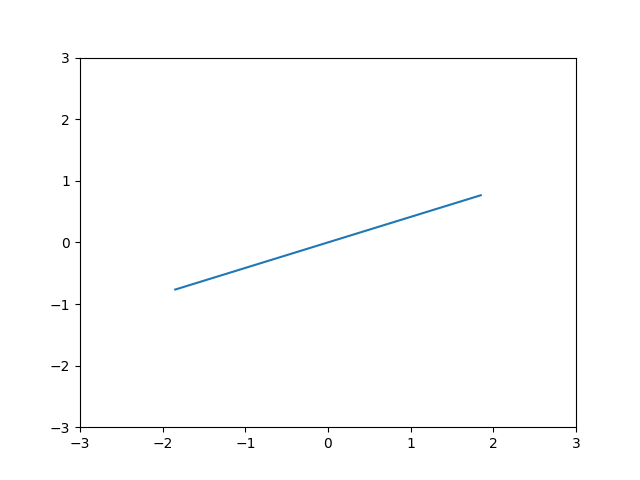

Write the Python code that produced this figure.
import numpy as np
import math
import matplotlib.pyplot as plt

def plot_point(point, angle, length):

	'''
	point - Tuple (x, y)
	angle - Angle you want your end point at in degrees.
	length - Length of the line you want to plot.

	Will plot the line on a 10 x 10 plot.
	'''

	# unpack the first point
	x, y = point

	# find the end point
	endy = length * math.sin(math.radians(angle))
	endx = length * math.cos(math.radians(angle))

	startx = -endx
	starty = -endy

	# plot the points
	fig = plt.figure()
	ax = plt.subplot(111)
	ax.set_ylim([-3, 3])   # set the bounds to be 10, 10
	ax.set_xlim([-3, 3])
	ax.plot([startx, endx], [starty, endy])

	fig.savefig( 'test_lines.png')

	#fig.show()



plot_point((0,0), 22.5, 2)


def plot_point(point, angle, length):
     '''
     point - Tuple (x, y)
     angle - Angle you want your end point at in degrees.
     length - Length of the line you want to plot.

     Will plot the line on a 10 x 10 plot.
     '''

     # unpack the first point
     x, y = point

     # find the end point
     endy = length * math.sin(math.radians(angle))
     endx = length * math.cos(math.radians(angle))

     # plot the points
     fig = plt.figure()
     ax = plt.subplot(111)
     ax.set_ylim([0, 10])   # set the bounds to be 10, 10
     ax.set_xlim([0, 10])
     ax.plot([x, endx], [y, endy])

     fig.show()



def run_regression(fileii, design_matrix, design_matrix_selection, fmri_data, regression = 'RidgeCV'):

	global n_voxels, n_TRs, n_regressors, df #, results, r_squareds, alphas, intercept, betas, _sse 

	n_voxels = fmri_data.shape[0]
	n_TRs = fmri_data.shape[1]
	n_regressors = design_matrix.shape[1]
	df = (n_TRs-n_regressors)

	results = np.zeros((n_voxels,3))
	r_squareds =  np.zeros((n_voxels, )) 
	alphas =  np.zeros((n_voxels, 1))
	intercept =  np.zeros((n_voxels, 1))
	betas = np.zeros((n_voxels, n_regressors ))  #shape (5734, 71)
	_sse = np.zeros((n_voxels, ))

	r_squareds_selection =  np.zeros((n_voxels, ))
	betas_selection = np.zeros((n_voxels, n_regressors ))

	print 'n_voxels without nans', n_voxels
# # GLM to get betas

	if regression == 'GLM': #'RidgeCV'
		print 'start %s GLM fitting'%(str(fileii))
		betas, _sse, _r, _svs = np.linalg.lstsq(design_matrix, fmri_data.T )
		# betas shape (65, 9728--number of voxels)
		# _sse shape (10508)
		r_squareds = 1.0 - ((design_matrix.dot(betas).T -fmri_data)**2).sum(axis=1) / (fmri_data**2).sum(axis=1)
		betas = betas.T #(10508,72)

		# for selection
		# betas_selection, _sse_selection, _r_selection, _svs_selection = np.linalg.lstsq(design_matrix_selection, fmri_data.T )
		# r_squareds_selection = 1.0 - ((design_matrix_selection.dot(betas_selection).T -fmri_data)**2).sum(axis=1) / (fmri_data**2).sum(axis=1)
		print 'finish GLM'

	elif regression == 'RidgeCV':
		# ridge_fit = RidgeCV(alphas = np.linspace(1,500,500) , fit_intercept = False, normalize = True )
		ridge_fit = RidgeCV(alphas = np.linspace(1,400,400) , fit_intercept = False, normalize = True )		
		# alpha_range = [0.001, 1000]
		#[0.001,0.01,1,10,100,1000]
		#[0.1, 0.2, 0.3, 0.4, 0.5, 0.6, 0.7, 0.8, 0.9, 1.0, 1.5, 2.0, 2.5, 3.0, 3.5, 4.0, 4.5, 5.0]
		# alpha_range = [0.5]
		# alpha_range = np.concatenate((np.array([0.001,0.01]), np.linspace(0.1,0.5,4, endpoint =False), np.linspace(0.5,10,19, endpoint =False), np.linspace(10,1000,100, endpoint =True)  ) )
		# alpha_range = np.concatenate((np.array([0.001,0.01,0.1]), np.linspace(0.5,10,19, endpoint =False), np.linspace(10,1000,100, endpoint =True)  ) )
		# alpha_range = np.concatenate((np.array([0.01,0.1]), np.linspace(0.5,10,19, endpoint =False), np.linspace(10,1000,100, endpoint =True)  ) )
		# alpha_range = np.concatenate((np.array([0.1]), np.linspace(0.5,10,19, endpoint =False), np.linspace(10,1000,100, endpoint =True)  ) )
		# alpha_range = np.concatenate( (np.linspace(0.5,10,19, endpoint =False), np.linspace(10,1000,100, endpoint =True)  ) )
		# alpha_range = np.concatenate( (np.linspace(1,10,18, endpoint =False), np.linspace(10,1000,100, endpoint =True)  ) )
		# alpha_range = np.concatenate( (np.array([1.0]), np.linspace(10,1000,100, endpoint =True)  ) )

		# ridge_fit = RidgeCV(alphas = alpha_range , fit_intercept = True, normalize = True)
		
		# ridge_fit_selection = RidgeCV(alphas = alpha_range , fit_intercept = True, normalize = True)

		
		print 'start %s RidgeCV fitting'%(str(fileii))
		
		for x in range(n_voxels):
			
			ridge_fit.fit(design_matrix, fmri_data[x, :])
			print x, ridge_fit.score(design_matrix, fmri_data[x,:]), ridge_fit.alpha_ #, ridge_fit.coef_.T
			# results[x] = [ridge_fit.score(design_matrix, fmri_data[x,:]), ridge_fit.alpha_, ridge_fit.coef_.T]	#ridge_fit.fit(design_matrix, fmri_data.T)
			r_squareds[x] = ridge_fit.score(design_matrix, fmri_data[x,:])
			alphas[x] = ridge_fit.alpha_
			betas[x] = ridge_fit.coef_.T
			intercept[x,:] = ridge_fit.intercept_
			_sse[x] = np.sqrt(np.sum((design_matrix.dot(betas[x]) - fmri_data[x,:])**2)/df)

			# # for selection
			# ridge_fit_selection.fit(design_matrix_selection, fmri_data[x,:])
			# r_squareds_selection[x] = ridge_fit_selection.score(design_matrix_selection, fmri_data[x,:])
			# betas_selection[x] = ridge_fit.coef_.T

		print 'finish RidgeCV'

	return r_squareds, r_squareds_selection, betas, betas_selection, _sse, intercept, alphas













